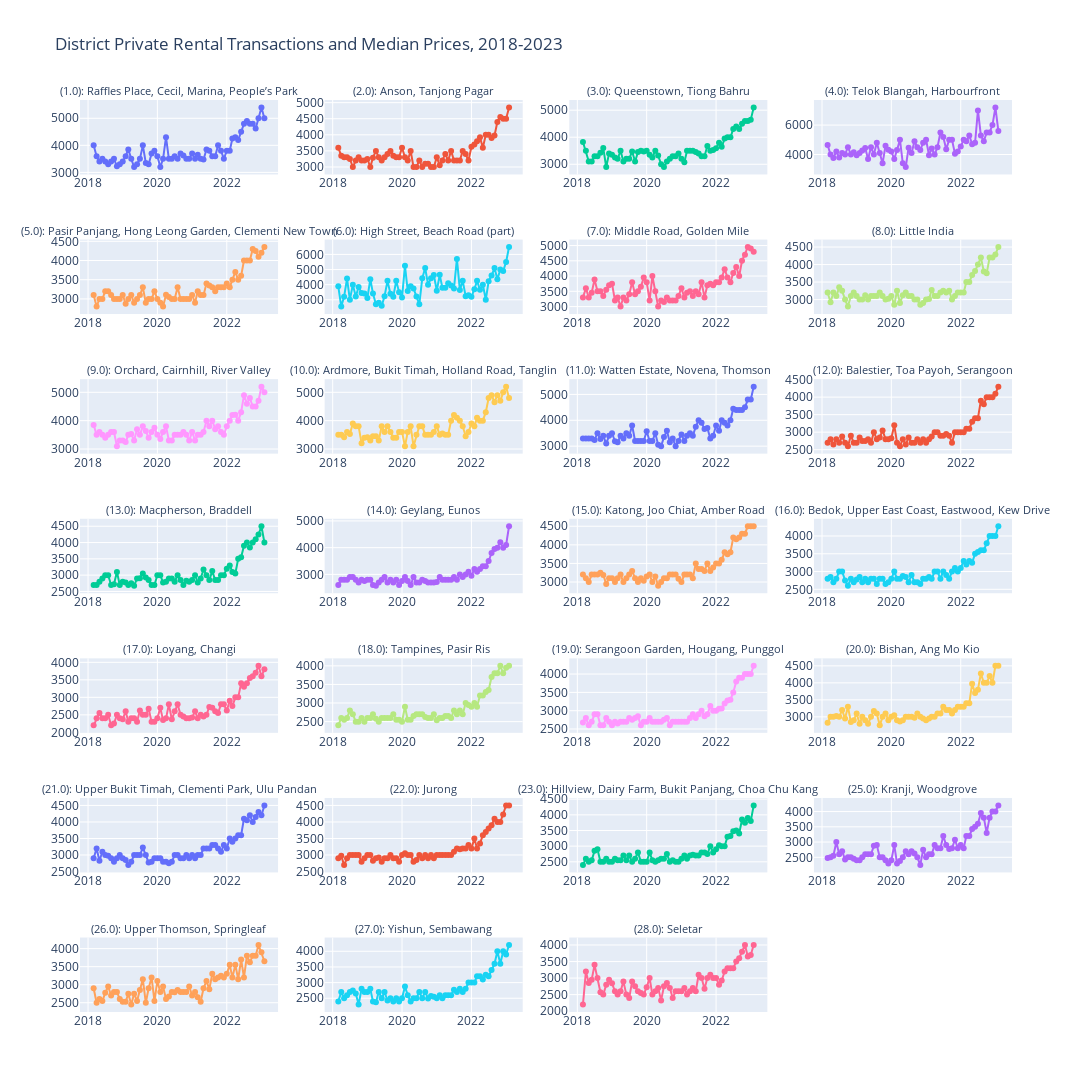

Source (notebook cell):
### Markdown cell above
## Private Property Rental Prices

### Code cell
plot_all_ts_plotly(private_rental_df_grouped_dict, "District Private Rental Transactions and Median Prices, 2018-2023")
